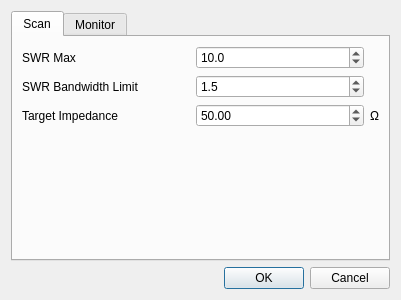
<?xml version="1.0" encoding="UTF-8"?>
<ui version="4.0">
 <class>SettingsDlg</class>
 <widget class="QDialog" name="SettingsDlg">
  <property name="geometry">
   <rect>
    <x>0</x>
    <y>0</y>
    <width>400</width>
    <height>300</height>
   </rect>
  </property>
  <property name="windowTitle">
   <string>Settings</string>
  </property>
  <property name="windowIcon">
   <iconset resource="analyzer.qrc">
    <normaloff>:/icons/128/antenna-charge-radio-128.png</normaloff>:/icons/128/antenna-charge-radio-128.png</iconset>
  </property>
  <property name="modal">
   <bool>true</bool>
  </property>
  <layout class="QVBoxLayout" name="verticalLayout">
   <item>
    <widget class="QTabWidget" name="SettingsTabs">
     <property name="currentIndex">
      <number>0</number>
     </property>
     <widget class="QWidget" name="tab">
      <attribute name="title">
       <string>Scan</string>
      </attribute>
      <layout class="QGridLayout" name="gridLayout">
       <item row="2" column="0">
        <widget class="QLabel" name="label_2">
         <property name="text">
          <string>Target Impedance</string>
         </property>
        </widget>
       </item>
       <item row="2" column="2">
        <widget class="QLabel" name="label_3">
         <property name="sizePolicy">
          <sizepolicy hsizetype="Maximum" vsizetype="Preferred">
           <horstretch>0</horstretch>
           <verstretch>0</verstretch>
          </sizepolicy>
         </property>
         <property name="text">
          <string>Ω</string>
         </property>
        </widget>
       </item>
       <item row="1" column="0">
        <widget class="QLabel" name="label">
         <property name="text">
          <string>SWR Bandwidth Limit</string>
         </property>
        </widget>
       </item>
       <item row="1" column="1">
        <widget class="QDoubleSpinBox" name="swr_bw_max">
         <property name="decimals">
          <number>1</number>
         </property>
         <property name="minimum">
          <double>1.000000000000000</double>
         </property>
         <property name="maximum">
          <double>9.900000000000000</double>
         </property>
         <property name="singleStep">
          <double>0.100000000000000</double>
         </property>
         <property name="value">
          <double>1.500000000000000</double>
         </property>
        </widget>
       </item>
       <item row="3" column="0" colspan="3">
        <spacer name="verticalSpacer">
         <property name="orientation">
          <enum>Qt::Vertical</enum>
         </property>
         <property name="sizeHint" stdset="0">
          <size>
           <width>357</width>
           <height>123</height>
          </size>
         </property>
        </spacer>
       </item>
       <item row="2" column="1">
        <widget class="QDoubleSpinBox" name="Z_Target">
         <property name="maximum">
          <double>9999.989999999999782</double>
         </property>
         <property name="value">
          <double>50.000000000000000</double>
         </property>
        </widget>
       </item>
       <item row="0" column="1">
        <widget class="QDoubleSpinBox" name="swr_max">
         <property name="decimals">
          <number>1</number>
         </property>
         <property name="minimum">
          <double>3.000000000000000</double>
         </property>
         <property name="maximum">
          <double>100.000000000000000</double>
         </property>
         <property name="singleStep">
          <double>0.100000000000000</double>
         </property>
         <property name="value">
          <double>10.000000000000000</double>
         </property>
        </widget>
       </item>
       <item row="0" column="0">
        <widget class="QLabel" name="label_4">
         <property name="text">
          <string>SWR Max</string>
         </property>
        </widget>
       </item>
      </layout>
     </widget>
     <widget class="QWidget" name="tab_2">
      <attribute name="title">
       <string>Monitor</string>
      </attribute>
     </widget>
    </widget>
   </item>
   <item>
    <widget class="QDialogButtonBox" name="buttonBox">
     <property name="orientation">
      <enum>Qt::Horizontal</enum>
     </property>
     <property name="standardButtons">
      <set>QDialogButtonBox::Cancel|QDialogButtonBox::Ok</set>
     </property>
    </widget>
   </item>
  </layout>
 </widget>
 <resources>
  <include location="analyzer.qrc"/>
 </resources>
 <connections>
  <connection>
   <sender>buttonBox</sender>
   <signal>accepted()</signal>
   <receiver>SettingsDlg</receiver>
   <slot>accept()</slot>
   <hints>
    <hint type="sourcelabel">
     <x>248</x>
     <y>254</y>
    </hint>
    <hint type="destinationlabel">
     <x>157</x>
     <y>274</y>
    </hint>
   </hints>
  </connection>
  <connection>
   <sender>buttonBox</sender>
   <signal>rejected()</signal>
   <receiver>SettingsDlg</receiver>
   <slot>reject()</slot>
   <hints>
    <hint type="sourcelabel">
     <x>316</x>
     <y>260</y>
    </hint>
    <hint type="destinationlabel">
     <x>286</x>
     <y>274</y>
    </hint>
   </hints>
  </connection>
 </connections>
</ui>
